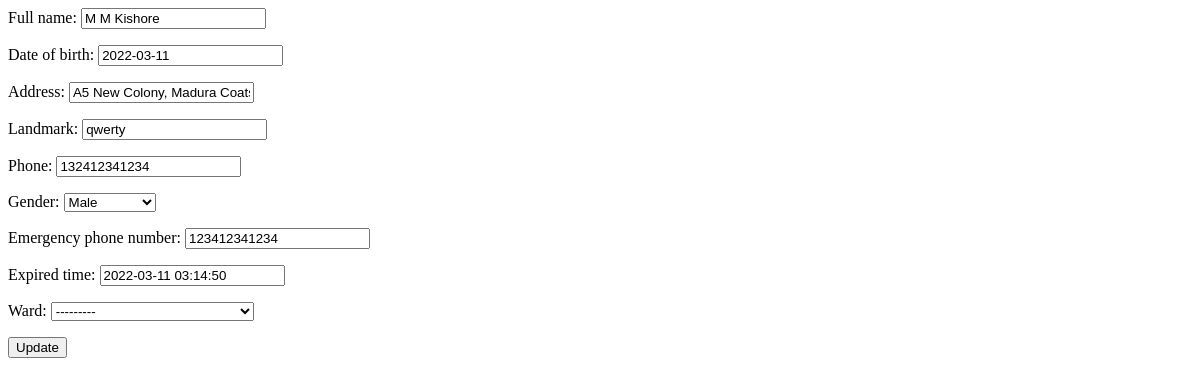
The page /patient-update/1 on the database as committed earlier.
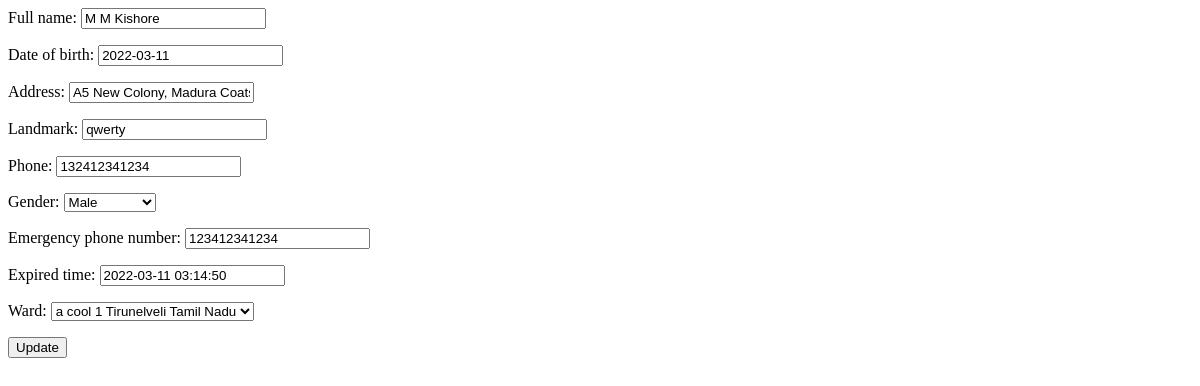
The same page on the database as committed later.
### user/models.py (models this page shows, shortened)
class Patient(models.Model):
    full_name = models.CharField(max_length=100)
    date_of_birth = models.DateField(default=datetime.date.today())
    address = models.CharField(max_length=255)
    landmark = models.CharField(max_length=255)
    phone = models.IntegerField()
    gender = models.CharField(
        max_length=100,
        choices=GENDER_CHOICES,
        default=GENDER_CHOICES[0][0],
    )
    emergency_phone_number = models.IntegerField()
    expired_time = models.DateTimeField(null=True, default=timezone.now())
    ward = models.ForeignKey("Ward", on_delete=models.PROTECT, null=True, blank=True)

### user/views.py (the view)
# urls.py: path("patient-update/<pk>",UpdatePatientView.as_view()),
class UpdatePatientView(UpdateView):
    model = Patient
    form_class = PatientForm
    template_name = "patient-update.html"
    success_url = "/patients/"
    def get_queryset(self):
        return Patient.objects.filter()

### user/views.py
class PatientForm(ModelForm):
    class Meta:
        model = Patient
        fields = "__all__"

### user/models.py (called while the page is built)
    def __str__(self):
        return self.name

    def __str__(self):
        return f"{self.name} {self.state}"

    def __str__(self):
        return f"{self.name} {self.kind} {self.district}"

    def __str__(self):
        return f"{self.name} {self.lgs_body}"

### templates/patient-update.html
<form action="" method="post">
    {{form.as_p}} {% csrf_token %}
    <button type="submit">Update</button>
</form>

Rows that differ between the two databases and show on the page:
changed Patient "M M Kishore": ward "---------" → "a cool 1 Tirunelveli Tamil Nadu"
